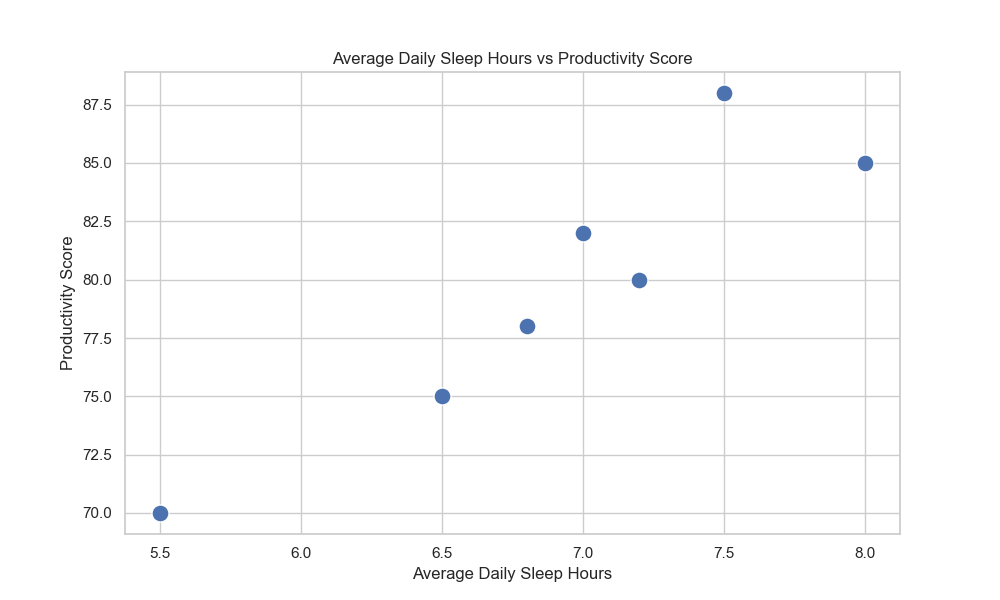

This chart was generated by the following Python code:

import pandas as pd
import seaborn as sns
import matplotlib.pyplot as plt

# Generate the data points
data = {
    'Day': ['Monday', 'Tuesday', 'Wednesday', 'Thursday', 'Friday', 'Saturday', 'Sunday'],
    'Average Daily Sleep Hours': [6.5, 7.2, 6.8, 7.0, 5.5, 8.0, 7.5],
    'Productivity Score': [75, 80, 78, 82, 70, 85, 88]
}

# Create a DataFrame
df = pd.DataFrame(data)

# Initialize a seaborn scatterplot
plt.figure(figsize=(10, 6))
scatter = sns.scatterplot(
    x='Average Daily Sleep Hours',
    y='Productivity Score',
    data=df,
    palette=['#FF6347', '#4682B4', '#8A2BE2', '#FFD700', '#32CD32', '#FF4500', '#6A5ACD'],
    s=150  # Define the size of the points
)

# Set the title
scatter.set_title('Average Daily Sleep Hours vs Productivity Score')

# Show the plot
plt.show()
